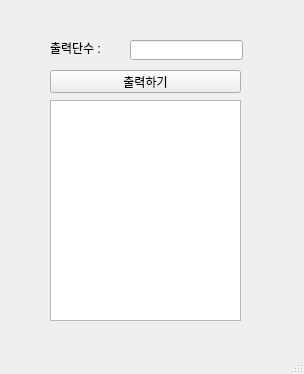
<?xml version="1.0" encoding="UTF-8"?>
<ui version="4.0">
 <class>MainWindow</class>
 <widget class="QMainWindow" name="MainWindow">
  <property name="geometry">
   <rect>
    <x>0</x>
    <y>0</y>
    <width>304</width>
    <height>374</height>
   </rect>
  </property>
  <property name="windowTitle">
   <string>MainWindow</string>
  </property>
  <widget class="QWidget" name="centralwidget">
   <widget class="QLabel" name="lbl">
    <property name="geometry">
     <rect>
      <x>50</x>
      <y>40</y>
      <width>71</width>
      <height>16</height>
     </rect>
    </property>
    <property name="text">
     <string>출력단수 :</string>
    </property>
   </widget>
   <widget class="QPushButton" name="pb">
    <property name="geometry">
     <rect>
      <x>50</x>
      <y>70</y>
      <width>191</width>
      <height>23</height>
     </rect>
    </property>
    <property name="text">
     <string>출력하기</string>
    </property>
   </widget>
   <widget class="QLineEdit" name="le">
    <property name="geometry">
     <rect>
      <x>130</x>
      <y>40</y>
      <width>113</width>
      <height>20</height>
     </rect>
    </property>
   </widget>
   <widget class="QTextEdit" name="te">
    <property name="geometry">
     <rect>
      <x>50</x>
      <y>100</y>
      <width>191</width>
      <height>221</height>
     </rect>
    </property>
   </widget>
  </widget>
  <widget class="QMenuBar" name="menubar">
   <property name="geometry">
    <rect>
     <x>0</x>
     <y>0</y>
     <width>304</width>
     <height>21</height>
    </rect>
   </property>
  </widget>
  <widget class="QStatusBar" name="statusbar"/>
 </widget>
 <resources/>
 <connections/>
</ui>
